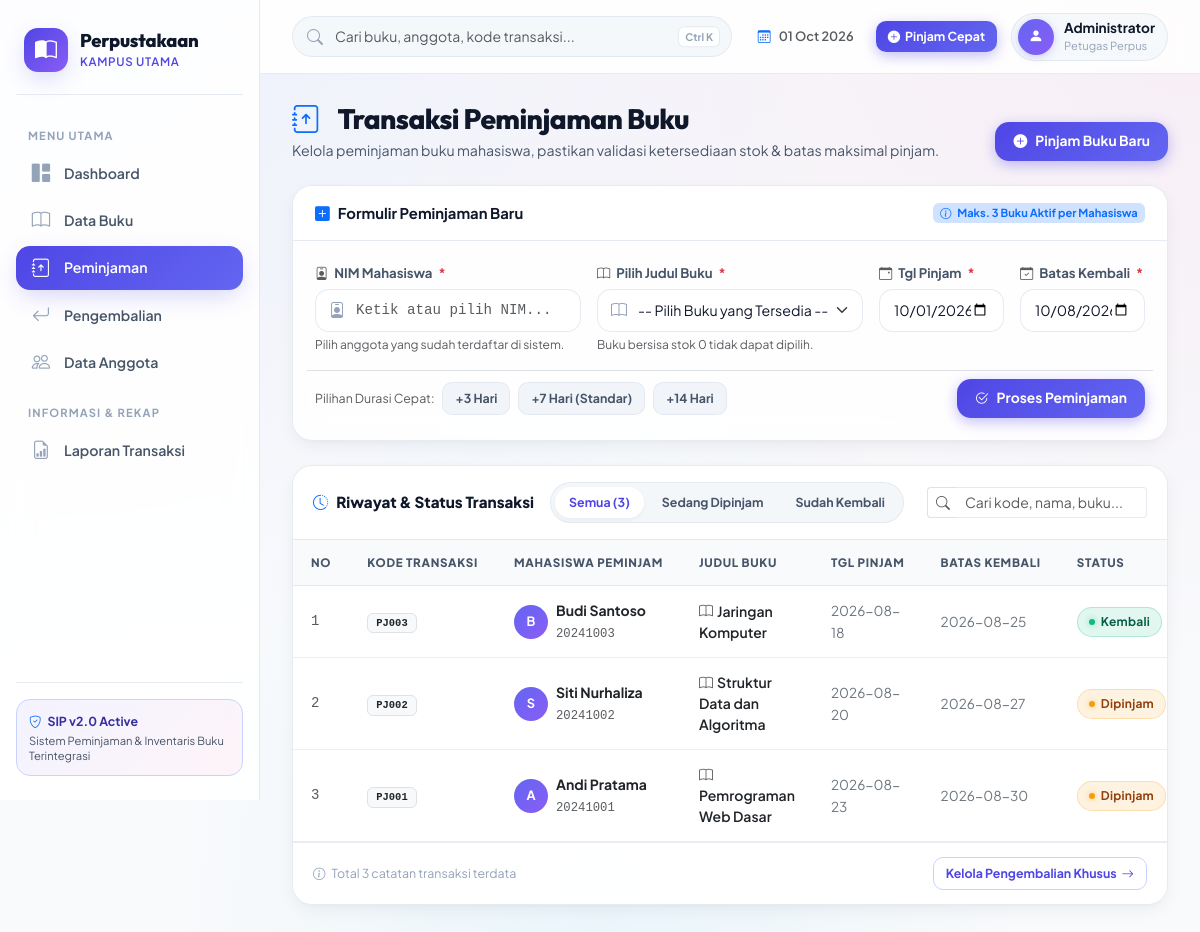
Page /peminjaman on the committed database.
### tables this page shows
CREATE TABLE peminjaman (
    id INT AUTO_INCREMENT PRIMARY KEY,
    kode_peminjaman VARCHAR(20) NOT NULL UNIQUE,
    nim VARCHAR(20) NOT NULL,
    id_buku INT NOT NULL,
    tanggal_pinjam DATE NOT NULL,
    tanggal_kembali DATE NOT NULL,
    tanggal_kembali_aktual DATE NULL,
    status ENUM('dipinjam', 'kembali') NOT NULL DEFAULT 'dipinjam',
    created_at TIMESTAMP DEFAULT CURRENT_TIMESTAMP,
    CONSTRAINT fk_peminjaman_anggota FOREIGN KEY (nim) REFERENCES anggota(nim)
        ON DELETE RESTRICT ON UPDATE CASCADE,
    CONSTRAINT fk_peminjaman_buku FOREIGN KEY (id_buku) REFERENCES buku(id)
        ON DELETE RESTRICT ON UPDATE CASCADE
);

CREATE TABLE anggota (
    id INT AUTO_INCREMENT PRIMARY KEY,
    nim VARCHAR(20) NOT NULL UNIQUE,
    nama VARCHAR(100) NOT NULL,
    created_at TIMESTAMP DEFAULT CURRENT_TIMESTAMP
);

CREATE TABLE buku (
    id INT AUTO_INCREMENT PRIMARY KEY,
    kode_buku VARCHAR(20) NOT NULL UNIQUE,
    judul VARCHAR(150) NOT NULL,
    penulis VARCHAR(100) NOT NULL,
    penerbit VARCHAR(100) NOT NULL,
    tahun_terbit YEAR NOT NULL,
    stok INT NOT NULL DEFAULT 0,
    status ENUM('tersedia', 'habis') NOT NULL DEFAULT 'tersedia',
    created_at TIMESTAMP DEFAULT CURRENT_TIMESTAMP,
    updated_at TIMESTAMP DEFAULT CURRENT_TIMESTAMP ON UPDATE CURRENT_TIMESTAMP
);

### app/Core/Controller.php (called while the page is built, shortened)
<?php
abstract class Controller
{
    protected function view(string $view, array $data = []): void
    {
        extract($data);
        $viewFile = __DIR__ . '/../Views/' . $view . '.php';
        require $viewFile;
        require __DIR__ . '/../Views/layouts/main.php';
    }
    protected function old(string $key, $default = '')
    {
        return $_SESSION['old'][$key] ?? $default;
    }
    protected function errors(string $key): ?string
    {
        return $_SESSION['errors'][$key] ?? null;
    }
}

### app/Controllers/PeminjamanController.php (called while the page is built, shortened)
<?php
class PeminjamanController extends Controller
{
    private PeminjamanService $service;
    public function __construct()
    {
        $this->service = new PeminjamanService();
    }
    public function index(): void
    {
        $bukuService = new BukuService();
        $anggotaRepo = new AnggotaRepository();
        $this->view('peminjaman/index', [
            'title'             => 'Peminjaman Buku',
            'daftarPeminjaman'  => $this->service->getAll(),
            'daftarBuku'        => $bukuService->getAll(),
            'daftarAnggota'     => $anggotaRepo->all(),
        ]);
    }
}

### public/index.php (called while the page is built, shortened)
<?php
$routes = require BASE_PATH . '/routes/web.php';
try {
    (new Router($routes))->dispatch();
} catch (\Throwable $e) {
    Logger::error('Unhandled exception: ' . $e->getMessage());
    http_response_code(500);
    echo 'Terjadi kesalahan pada server. Silakan coba lagi.';
}

### app/Repositories/PeminjamanRepository.php (called while the page is built, shortened)
<?php
class PeminjamanRepository
{
    private PDO $db;
    public function __construct()
    {
        $this->db = Database::getInstance();
    }
    public function all(): array
    {
        return $this->db->query(
            "SELECT p.*, a.nama AS nama_anggota, b.judul AS judul_buku, b.kode_buku
             FROM peminjaman p
             JOIN anggota a ON p.nim = a.nim
             JOIN buku b ON p.id_buku = b.id
             ORDER BY p.id DESC"
        )->fetchAll();
    }
}

### app/Services/PeminjamanService.php (called while the page is built, shortened)
<?php
class PeminjamanService
{
    private PeminjamanRepository $repo;
    public function __construct()
    {
        $this->repo        = new PeminjamanRepository();
    }
    public function getAll(): array
    {
        return $this->repo->all();
    }
}

### app/Views/peminjaman/index.php (the view, shortened to what this page needs)
<div class="page-heading">
  <div>
    <h1><i class="bi bi-journal-arrow-up text-primary me-2"></i>Transaksi Peminjaman Buku</h1>
    <p>Kelola peminjaman buku mahasiswa, pastikan validasi ketersediaan stok &amp; batas maksimal pinjam.</p>
  </div>
  <div class="page-heading-actions">
    <a href="#form-peminjaman" class="btn btn-primary">
      <i class="bi bi-plus-circle-fill"></i> Pinjam Buku Baru
    </a>
  </div>
</div>
<div class="card mb-4" id="form-peminjaman">
  <div class="card-header">
    <div class="d-flex align-items-center gap-2">
      <i class="bi bi-plus-square-fill text-primary"></i>
      <span class="fw-bold">Formulir Peminjaman Baru</span>
    </div>
    <span class="badge bg-primary-subtle text-primary">
      <i class="bi bi-info-circle me-1"></i> Maks. 3 Buku Aktif per Mahasiswa
    </span>
  </div>
  <div class="card-body">
    <form action="<?= BASE_URL ?>/peminjaman/store" method="POST" novalidate id="loanForm">
      <div class="row g-3">
        <div class="col-md-4">
          <label class="form-label">
            <i class="bi bi-person-badge text-muted"></i> NIM Mahasiswa <span class="text-danger">*</span>
          </label>
          <div class="input-icon-group">
            <i class="bi bi-person-badge input-icon"></i>
            <input type="text" name="nim" list="daftar-nim" id="inputNIM" class="form-control font-monospace <?= $this->errors('nim') ? 'is-invalid' : '' ?>"
                   value="<?= htmlspecialchars($this->old('nim')) ?>" placeholder="Ketik atau pilih NIM..." autocomplete="off">
          </div>
          <?php if ($this->errors('nim')): ?>
            <div class="invalid-feedback d-block"><?= htmlspecialchars($this->errors('nim')) ?></div>
          <?php else: ?>
            <small class="text-muted" style="font-size:0.75rem;">Pilih anggota yang sudah terdaftar di sistem.</small>
          <?php endif; ?>
        </div>
        <div class="col-md-4">
          <label class="form-label">
            <i class="bi bi-book text-muted"></i> Pilih Judul Buku <span class="text-danger">*</span>
          </label>
          <div class="input-icon-group">
            <select name="id_buku" class="form-select <?= $this->errors('id_buku') ? 'is-invalid' : '' ?>">
              <option value="">-- Pilih Buku yang Tersedia --</option>
            </select>
          </div>
          <?php if ($this->errors('id_buku')): ?>
            <div class="invalid-feedback d-block"><?= htmlspecialchars($this->errors('id_buku')) ?></div>
          <?php else: ?>
            <small class="text-muted" style="font-size:0.75rem;">Buku bersisa stok 0 tidak dapat dipilih.</small>
          <?php endif; ?>
        </div>
        <div class="col-md-2">
          <label class="form-label">
            <i class="bi bi-calendar-event text-muted"></i> Tgl Pinjam <span class="text-danger">*</span>
          </label>
          <input type="date" name="tanggal_pinjam" id="inputTglPinjam" class="form-control <?= $this->errors('tanggal_pinjam') ? 'is-invalid' : '' ?>"
                 value="<?= htmlspecialchars($this->old('tanggal_pinjam', date('Y-m-d'))) ?>">
        </div>
        <div class="col-md-2">
          <label class="form-label">
            <i class="bi bi-calendar-check text-muted"></i> Batas Kembali <span class="text-danger">*</span>
          </label>
          <input type="date" name="tanggal_kembali" id="inputTglKembali" class="form-control <?= $this->errors('tanggal_kembali') ? 'is-invalid' : '' ?>"
                 value="<?= htmlspecialchars($this->old('tanggal_kembali', date('Y-m-d', strtotime('+7 days')))) ?>">
        </div>
        <div class="col-12 pt-2 border-top d-flex justify-content-between align-items-center flex-wrap gap-2">
          <div class="d-flex align-items-center gap-2">
            <span class="text-muted" style="font-size: 0.775rem;">Pilihan Durasi Cepat:</span>
            <button type="button" class="btn btn-sm btn-secondary" onclick="setReturnDays(3)">+3 Hari</button>
            <button type="button" class="btn btn-sm btn-secondary" onclick="setReturnDays(7)">+7 Hari (Standar)</button>
            <button type="button" class="btn btn-sm btn-secondary" onclick="setReturnDays(14)">+14 Hari</button>
          </div>
          <button type="submit" class="btn btn-primary">
            <i class="bi bi-check2-circle"></i> Proses Peminjaman
          </button>
        </div>
      </div>
    </form>
  </div>
</div>
<div class="card">
  <div class="table-toolbar">
    <div class="d-flex align-items-center gap-3 flex-wrap">
      <div class="table-toolbar-title">
        <i class="bi bi-clock-history text-primary"></i> Riwayat &amp; Status Transaksi
      </div>
      <div class="filter-tabs">
        <button type="button" class="filter-tab active" onclick="setLoanFilter('all', this)">Semua (<?= count($daftarPeminjaman) ?>)</button>
        <button type="button" class="filter-tab" onclick="setLoanFilter('dipinjam', this)">Sedang Dipinjam</button>
        <button type="button" class="filter-tab" onclick="setLoanFilter('kembali', this)">Sudah Kembali</button>
      </div>
    </div>
    <div class="table-search-input">
      <div class="input-group input-group-sm">
        <span class="input-group-text bg-white border-end-0"><i class="bi bi-search text-muted"></i></span>
        <input type="search" id="loanSearchInput" class="form-control border-start-0" placeholder="Cari kode, nama, buku..." oninput="filterLoanTable()">
      </div>
    </div>
  </div>
  <div class="table-responsive">
    <table id="loanTable" class="table align-middle">
      <thead>
        <tr>
          <th style="width: 50px;">No</th>
          <th>Kode Transaksi</th>
          <th>Mahasiswa Peminjam</th>
          <th>Judul Buku</th>
          <th>Tgl Pinjam</th>
          <th>Batas Kembali</th>
          <th>Status</th>
        </tr>
      </thead>
      <tbody>
        <?php if (empty($daftarPeminjaman)): ?>
          <tr>
            <td colspan="8" class="empty-state">
              <i class="bi bi-journal-x empty-state-icon"></i>
              <h5>Belum Ada Transaksi Peminjaman</h5>
              <p class="text-muted">Gunakan form di atas untuk membuat transaksi peminjaman pertama.</p>
            </td>
          </tr>
        <?php else: ?>
          <?php $no = 1; foreach ($daftarPeminjaman as $p): ?>
            <tr data-searchable data-status="<?= htmlspecialchars($p['status']) ?>">
              <td class="text-muted font-monospace"><?= $no++ ?></td>
              <td>
                <span class="badge bg-light text-dark border font-monospace px-2 py-1">
                  <?= htmlspecialchars($p['kode_peminjaman']) ?>
                </span>
              </td>
              <td>
                <div class="d-flex align-items-center gap-2">
                  <div class="avatar-chip" style="background: linear-gradient(135deg, #6366f1, #8b5cf6);">
                    <?= strtoupper(substr($p['nama_anggota'] ?? 'M', 0, 1)) ?>
                  </div>
                  <div>
                    <div class="fw-bold text-dark"><?= htmlspecialchars($p['nama_anggota']) ?></div>
                    <small class="text-muted font-monospace"><?= htmlspecialchars($p['nim']) ?></small>
                  </div>
                </div>
              </td>
              <td>
                <div class="fw-semibold text-dark" style="max-width: 250px;">
                  <i class="bi bi-book text-muted me-1"></i><?= htmlspecialchars($p['judul_buku']) ?>
                </div>
              </td>
              <td>
                <span class="text-secondary" style="font-size: 0.85rem;">
                  <?= htmlspecialchars($p['tanggal_pinjam']) ?>
                </span>
              </td>
              <td>
                <span class="text-secondary" style="font-size: 0.85rem;">
                  <?= htmlspecialchars($p['tanggal_kembali']) ?>
                </span>
              </td>
              <td>
                <?php if ($p['status'] === 'dipinjam'): ?>
                  <span class="badge-status badge-status-warning">Dipinjam</span>
                <?php else: ?>
                  <span class="badge-status badge-status-success">Kembali</span>
                <?php endif; ?>
              </td>
            </tr>
          <?php endforeach; ?>
        <?php endif; ?>
      </tbody>
    </table>
  </div>
  <div class="table-footer">
    <span><i class="bi bi-info-circle me-1"></i> Total <?= count($daftarPeminjaman) ?> catatan transaksi terdata</span>
    <a href="<?= BASE_URL ?>/pengembalian" class="btn btn-sm btn-outline-primary">
      Kelola Pengembalian Khusus <i class="bi bi-arrow-right"></i>
    </a>
  </div>
</div>

### rows in the picture
peminjaman: kode_peminjaman "PJ003", anggota.nama "B", anggota.nama "Budi Santoso", nim "20241003", id_buku.judul "Jaringan Komputer", tanggal_pinjam "2026-08-18", tanggal_kembali "2026-08-25", status "Kembali"
peminjaman: kode_peminjaman "PJ002", anggota.nama "S", anggota.nama "Siti Nurhaliza", nim "20241002", id_buku.judul "Struktur Data dan Algoritma", tanggal_pinjam "2026-08-20", tanggal_kembali "2026-08-27", status "Dipinjam"
peminjaman: kode_peminjaman "PJ001", anggota.nama "A", anggota.nama "Andi Pratama", nim "20241001", id_buku.judul "Pemrograman Web Dasar", tanggal_pinjam "2026-08-23", tanggal_kembali "2026-08-30", status "Dipinjam"

### other values in the picture
count($daftarPeminjaman) "3"
